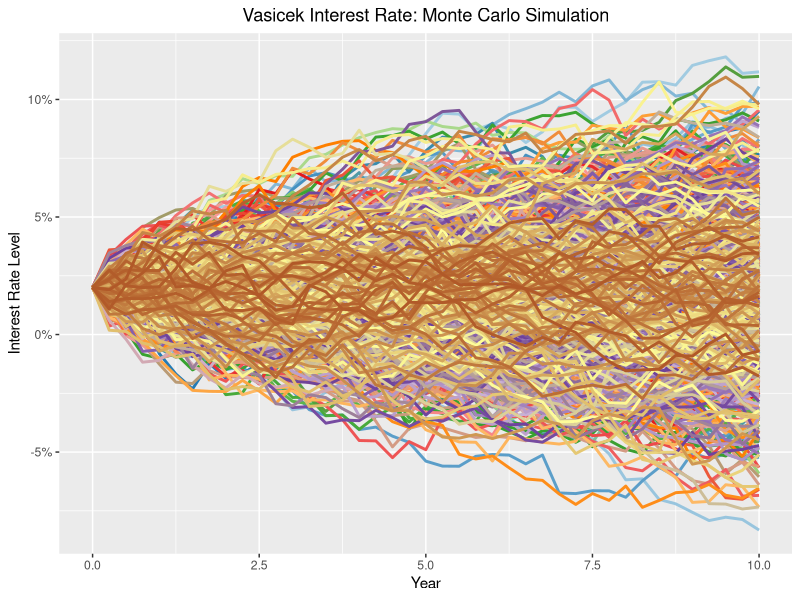
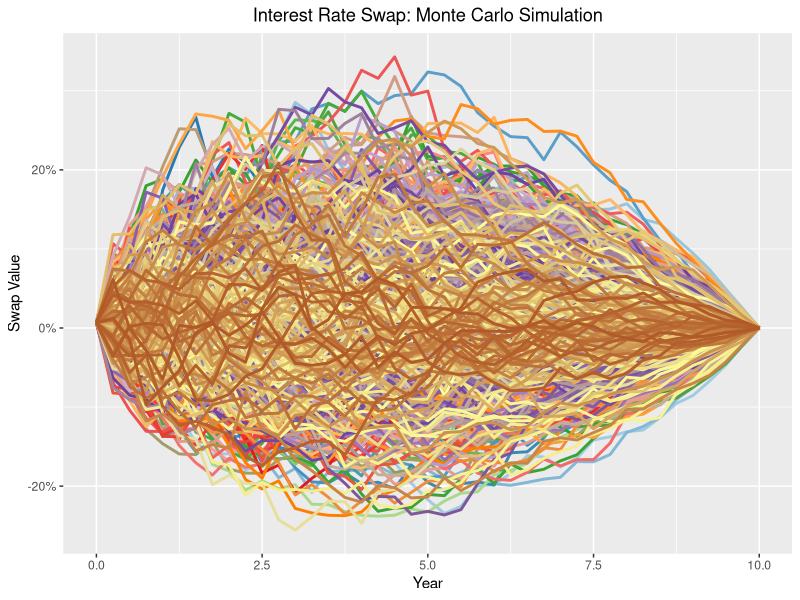
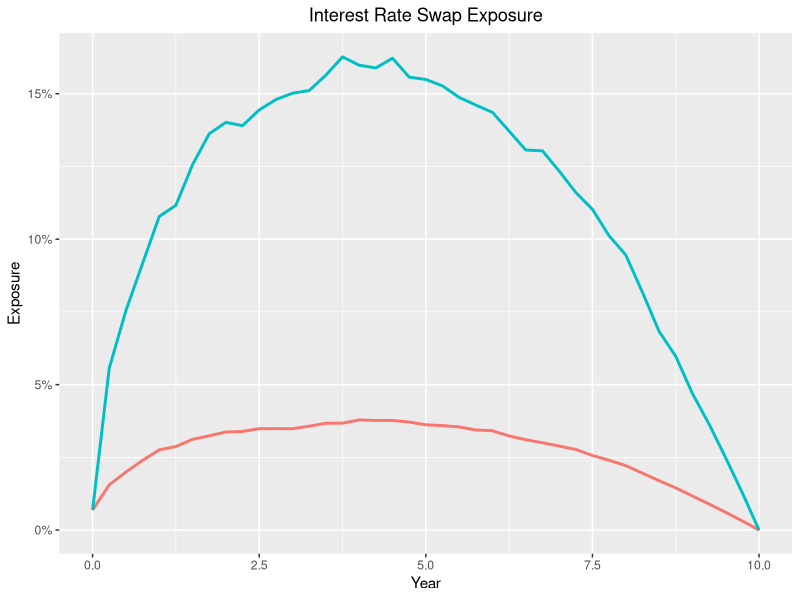

These figures' R source, in order:
## ---- chunk 1
knitr::opts_chunk$set(echo = TRUE)
## ---- chunk 2
library(tidyr)
library(ggplot2)
library(RColorBrewer)
## ---- chunk 3
r <- 0.02           # spot interest rate
a <- 0.1            # mean reversion velocity
b <- 0.02           # equilibrium
sigma <- 0.01       # volatility
swapRate <- 0.02    # swap rate
dt <- 90/360        # time steps
step <- 40          # number of steps
nsim <- 1000        # number of Monte Carlo simulation
time <- seq(from = 0, to = dt * step, by = dt)
set.seed(542)
## ---- chunk 4
IR_model <- matrix(nrow = step + 1, ncol = nsim)
IR_model[1, 1:nsim] <- r
for (j in 1:nsim) {
    for (i in 2:(step+1)) {
        IR_model[i, j] <- IR_model[i - 1, j] + a * (b - r) * dt + rnorm(1) * sqrt(dt) * sigma
    }
}

IR_model_df <- cbind(time, as.data.frame(IR_model))
colourCount = nsim
getPalette = colorRampPalette(brewer.pal(12, "Paired"))
IR_model_df %>%
    gather(IR, Values, 2:(nsim+1)) %>%
    ggplot(aes(x = time, y = Values, colour = IR)) + 
        geom_line(size = 1) + 
        scale_y_continuous("Interest Rate Level", labels = scales::percent) +
        scale_x_continuous("Year") +
        ggtitle("Vasicek Interest Rate: Monte Carlo Simulation") +
        theme(legend.position="None", plot.title = element_text(hjust = 0.5)) + 
        scale_colour_manual(values = getPalette(colourCount))
#ts.plot(IR_model, gpars = list(col=rainbow(10)))
## ---- chunk 5
B <- (1 - exp(-a * time[-1]))/a
A <- exp(((B - time[-1]) * (a^2 * b - sigma^2 / 2)) / a^2 - (sigma^2 * B^2 / (4 * a)))

fixed_leg <- matrix(nrow = step + 1, ncol = nsim)
floating_leg <- matrix(nrow = step + 1, ncol = nsim)
swapMtM <- matrix(nrow = step + 1, ncol = nsim)
for (j in 1:nsim) {
    df_matrix <- matrix(nrow = step, ncol = step)
    for (i in 1:step) {
        df_length <- step - i + 1
        df <- A[i] * exp(-B[i] * IR_model[1:df_length, j])
        length(df) <- step
        df_matrix[, i] <- df
    }
    
    df_sum <- apply(df_matrix, 1, sum, na.rm = TRUE)
    fixed_leg[, j] <- c(swapRate * df_sum * dt, 0)
    floating_leg[, j] <- c(1 - apply(df_matrix, 1, function(x) x[max(which(!is.na(x)))]), 0)
    swapMtM[, j] <- fixed_leg[, j] - floating_leg[, j]
}

swapMtM_df <- cbind(time, as.data.frame(swapMtM))
colourCount = nsim
getPalette = colorRampPalette(brewer.pal(12, "Paired"))
swapMtM_df %>%
    gather(Swap, Values, 2:(nsim+1)) %>%
    ggplot(aes(x = time, y = Values, colour = Swap)) + 
        geom_line(size = 1) + 
        scale_y_continuous("Swap Value", labels = scales::percent) +
        scale_x_continuous("Year") +
        ggtitle("Interest Rate Swap: Monte Carlo Simulation") +
        theme(legend.position="None", plot.title = element_text(hjust = 0.5)) + 
        scale_colour_manual(values = getPalette(colourCount))

#ts.plot(swapMtM, gpars = list(col=rainbow(10)))
## ---- chunk 6
EE <- apply(swapMtM, 1, function(x) sum(x[which(x>0)]) / nsim)

distrMat <- t(apply(swapMtM, 1, sort))
PFE <- distrMat[, nsim * 0.95]

Exposure_df <- as.data.frame(cbind(time, EE, PFE))
Exposure_df %>% 
    gather(ExposureType, Values, EE:PFE) %>%
    ggplot(aes(x = time, y = Values, colour = ExposureType)) + 
        geom_line(size = 1) +
        scale_y_continuous("Exposure", labels = scales::percent) +
        scale_x_continuous("Year") +
        ggtitle("Interest Rate Swap Exposure") +
        theme(legend.position="None", plot.title = element_text(hjust = 0.5))
